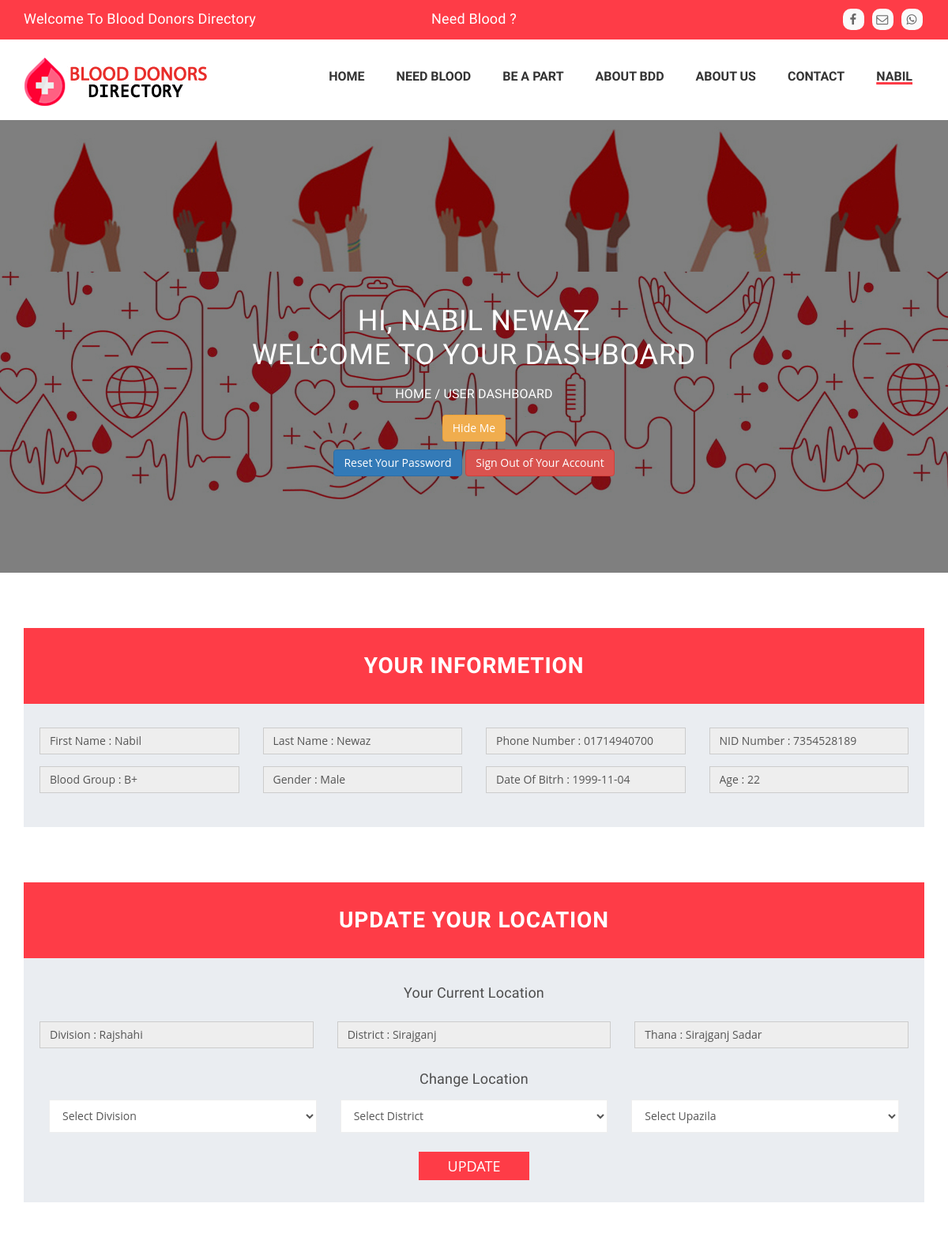
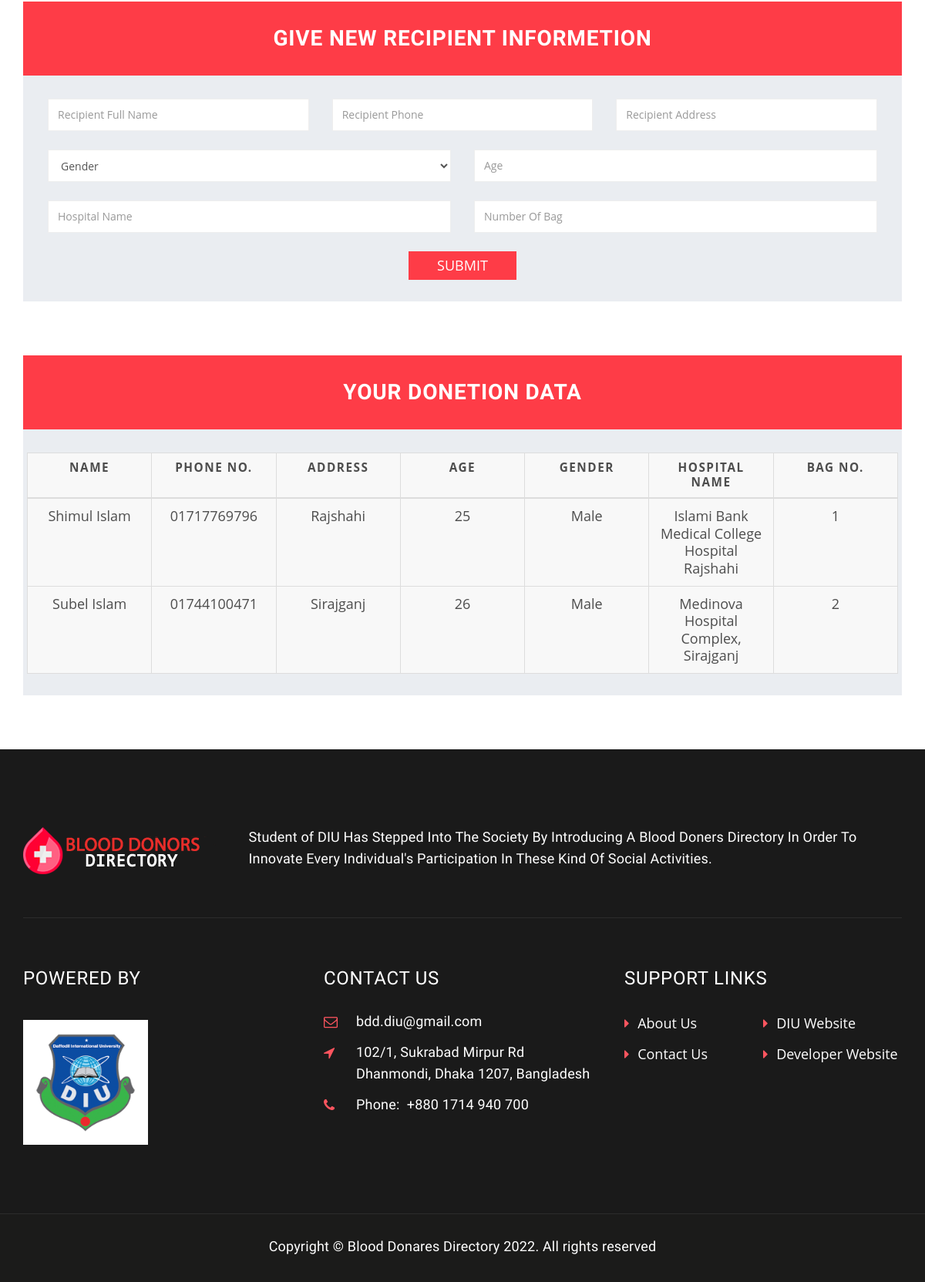
Page /dashboard.php (signed in) on the committed database (2 pictures, top to bottom).
### tables this page shows
CREATE TABLE `donor_info` (
  `donor_id` int(11) NOT NULL,
  `first_name` varchar(255) NOT NULL,
  `last_name` varchar(255) NOT NULL,
  `nid` varchar(255) NOT NULL,
  `phno` varchar(100) NOT NULL,
  `gp` varchar(100) NOT NULL,
  `age` date NOT NULL,
  `gender` varchar(255) NOT NULL,
  `divisions` varchar(100) NOT NULL,
  `district` varchar(255) NOT NULL,
  `thana` varchar(255) NOT NULL,
  `hide_data` int(10) NOT NULL DEFAULT 1
);

CREATE TABLE `recipient_info` (
  `re_id` int(11) NOT NULL,
  `re_name` varchar(50) NOT NULL,
  `re_phno` varchar(255) NOT NULL,
  `re_address` varchar(255) NOT NULL,
  `re_age` int(11) NOT NULL,
  `re_gender` varchar(255) NOT NULL,
  `hospital_name` varchar(255) NOT NULL,
  `bag_no` int(11) NOT NULL,
  `donor_id` int(11) NOT NULL
);

### dashboard.php (the view, shortened to what the rows shown need)
<?php
require_once "functions/db.php";
$donorID = $_SESSION["donor_id"];
$qry = mysqli_query($conn,"SELECT * FROM donor_info WHERE donor_id = '$donorID'");
$userdata = mysqli_fetch_array($qry);
$_age = floor((time() - strtotime($userdata['age'])) / 31556926);
    $result = mysqli_query($conn,"SELECT * FROM donor_info WHERE donor_id = '$donorID'");
    $userdata= mysqli_fetch_array($result);
?>
<!DOCTYPE html>
 <html lang="en">
    <head>
        <link rel="stylesheet" href="css/bootstrap.min.css" />
        <link href="css/font-awesome.min.css" rel="stylesheet" type="text/css" >
        <link href="css/animate.css" rel="stylesheet" type="text/css" >
        <link href="css/owl.carousel.css" rel="stylesheet" type="text/css" >
        <link href="css/venobox.css" rel="stylesheet" type="text/css" >
        <link rel="stylesheet" href="css/styles.css" />
    <body>
               <header class="main-header clearfix" data-sticky_header="true">
            <section class="header-wrapper navgiation-wrapper">
                <div class="navbar navbar-default">
                    <div class="container">
                        <div class="navbar-collapse collapse">
                            <ul class="nav navbar-nav navbar-right">
                                <li><a style="text-decoration: underline solid #FE3C47 3px; text-underline-offset: 2px;" href="login" title="<?php if ($donorID == null) {echo "LOGIN";} else {echo ucfirst($userdata['first_name'])."'s Dashboard";} ?>"><?php if ($donorID == null) {echo "LOGIN";} else {echo ucfirst($userdata['first_name']);} ?></a></li>
                            </ul>
                        </div>
                    </div>
                </div>
            </section>
</header>
        <section class="page-header">
            <div class="container">
                <div class="row">
                    <div class="col-sm-12 text-center">
                        <h3>
                            Hi, <b style="line-height: 1.7;"><?php echo ucfirst($userdata['first_name'])." ".ucfirst($userdata['last_name']);?></b><br/>Welcome to your dashboard
                        </h3>
                    </div>
                </div>
            </div>
        </section>
        <section class="section-appointment">
        <div class="container wow fadeInUp">
            <div class="row">
                <div class="col-lg-12 col-md-12 col-sm-12 col-xs-12">
                    <div class="appointment-form-wrapper text-center clearfix">
                        <div class="form-group col-md-3">
                            <input class="form-control" type="text" value="First Name : <?php echo ucfirst($userdata['first_name']);?>" disabled>
                        </div>
                        <div class="form-group col-md-3">
                            <input class="form-control" type="text" value="Last Name : <?php echo ucfirst($userdata['last_name']);?>" disabled>
                        </div>
                        <div class="form-group col-md-3">
                            <input class="form-control" type="text" value="Phone Number : <?php echo ucfirst($userdata['phno']);?>" disabled>
                        </div>
                        <div class="form-group col-md-3">
                            <input class="form-control" type="text" value="NID Number : <?php echo ucfirst($userdata['nid']);?>" disabled>
                        </div>
                        <div class="form-group col-md-3">
                            <input class="form-control" type="text" value="Blood Group : <?php echo strtoupper($userdata['gp']);?>" disabled>
                        </div>
                        <div class="form-group col-md-3">
                            <input class="form-control" type="text" value="Gender : <?php echo ucfirst($userdata['gender']);?>" disabled>
                        </div>
                        <div class="form-group col-md-3">
                            <input class="form-control" type="text" value="Date Of Bitrh : <?php echo ucfirst($userdata['age']);?>" disabled>
                        </div>
                        <div class="form-group col-md-3">
                            <input class="form-control" type="text" value="Age : <?php echo ucfirst($_age);?>" disabled>
                        </div>
                    </div>
                    <div class="appointment-form-wrapper text-center clearfix">
                        <div class="form-group col-md-4">
                            <input class="form-control" type="text" value="Division : <?php echo ucfirst($userdata['divisions']);?>" disabled>
                        </div>
                        <div class="form-group col-md-4">
                            <input class="form-control" type="text" value="District : <?php echo ucwords($userdata['district']);?>" disabled>
                        </div>
                        <div class="form-group col-md-4">
                            <input class="form-control" type="text" value="Thana : <?php echo ucwords($userdata['thana']);?>" disabled>
                        </div>
                </div>
                        <div class="appointment-form-wrapper text-center clearfix">
                            <?php
                                $sql = "SELECT * FROM recipient_info WHERE donor_id = '$donorID'";
                                if($result = mysqli_query($link, $sql)){
                                    if(mysqli_num_rows($result) > 0){
                                        echo "		<style>
                                        body {
                                            font-family: 'Open Sans', sans-serif;
                                            line-height: 1.25;
                                          }
                                          table {
                                            border: 1px solid #ccc;
                                            border-collapse: collapse;
                                            margin: 0;
                                            padding: 0;
                                            width: 100%;
                                            table-layout: fixed;
                                          }
                                          table caption {
                                            font-size: 1.5em;
                                            margin: .5em 0 .75em;
                                          }
                                          table tr {
                                            background-color: #f8f8f8;
                                            border: 1px solid #ddd;
                                            padding: .35em;
                                          }
                                          table th,
                                          table td {
                                            padding: .625em;
                                            text-align: center;
                                          }
                                          table th {
                                            font-size: .85em;
                                            letter-spacing: .1em;
                                            text-transform: uppercase;
                                          }
                                          @media screen and (max-width: 600px) {
                                            table {
                                              border: 0;
                                            }
                                            table caption {
                                              font-size: 1.0em;
                                            }
                                            table thead {
                                              border: none;
                                              clip: rect(0 0 0 0);
                                              height: 1px;
                                              margin: -1px;
                                              overflow: hidden;
                                              padding: 0;
                                              position: absolute;
                                              width: 1px;
                                            }
                                            table tr {
                                              border-bottom: 3px solid #ddd;
                                              display: block;
                                              margin-bottom: .625em;
                                            }
                                            table td {
                                              border-bottom: 1px solid #ddd;
                                              display: block;
                                              font-size: 0.9em;
                                              text-align: right;
                                            }
                                            table td::before {
                                              /*
                                              * aria-label has no advantage, it won't be read inside a table
                                              content: attr(aria-label);
                                              */
                                              content: attr(data-label);
                                              float: left;
                                              font-weight: bold;
                                              text-transform: uppercase;
                                            }
                                            table td:last-child {
                                              border-bottom: 0;
                                            }
                                          }
                                        </style>
                                        <table class='table-bordered'>
                                        <thead>
                                            <tr>
                                                <th scope='col'><center>Name</center></th>
                                                <th scope='col'><center>Phone No.</center></th>
                                                <th scope='col'><center>Address</center></th>
                                                <th scope='col'><center>Age</center></th>
                                                <th scope='col'><center>Gender</center></th>
                                                <th scope='col'><center>Hospital Name</center></th>
                                                <th scope='col'><center>Bag No.</center></th>
                                            </tr>
                                            </thead>";
                                        while($row = mysqli_fetch_array($result)){
                                            echo "<tr>";
                                                echo "<td data-label='Name:'>".ucwords($row['re_name'])."</td>";
                                                echo "<td data-label='Phone No: '><a style='color: #4D4D4D;' href='tel:".ucwords($row['re_phno'])."'>".ucwords($row['re_phno'])."</a></td>";
                                                echo "<td data-label='Address:'>".ucwords($row['re_address'])."</td>";
                                                echo "<td data-label='Age:'>".ucwords($row['re_age'])."</td>";
                                                echo "<td data-label='Gender:'>".ucwords($row['re_gender'])."</td>";
                                                echo "<td data-label='Hospital:'>".ucwords($row['hospital_name'])."</td>";
                                                echo "<td data-label='Bag No:'>".ucwords($row['bag_no'])."</td>";
                                            echo "</tr>";
                                        }
                                        echo "</table>";
                                    } else{
                                        echo "No Records Matching Were Found.";
                                    }
                                } else{
                                    echo "ERROR: Could not able to execute $sql. " . mysqli_error($link);
                                }
                            ?>
                        </div>
                </div>
            </div>
        </div>
</section>
    </body>
</html>

### rows in the picture
donor_info: first_name "NABIL", last_name "NEWAZ", first_name "First Name : Nabil", last_name "Last Name : Newaz", phno "Phone Number : 01714940700", nid "NID Number : 7354528189", gp "Blood Group : B+", gender "Gender : Male", age "Date Of Bitrh : 1999-11-04", age "Age : 22", divisions "Division : Rajshahi", district "District : Sirajganj", thana "Thana : Sirajganj Sadar"
recipient_info: re_name "Shimul Islam", re_phno "01717769796", re_address "Rajshahi", re_age "25", re_gender "Male", hospital_name "Islami Bank Medical College Hospital Rajshahi", bag_no "1"
recipient_info: re_name "Subel Islam", re_phno "01744100471", re_address "Sirajganj", re_age "26", re_gender "Male", hospital_name "Medinova Hospital Complex, Sirajganj", bag_no "2"
